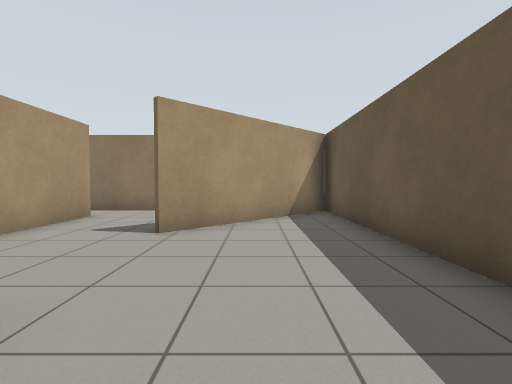
[1] (above)

16 first-person views from a walk through a robot-simulator world made for Gazebo. The camera is 0.94 m above the floor, tilts 2° down and sees 85° across. The floor is counted in squares, 1 m on a side. Each view is taken from the middle of a square. On the plan, view 1 faces up. The plan holds only what a view shows up to about 11 squares ahead; the rest is blank. The robots in the file are not drawn.

[2]
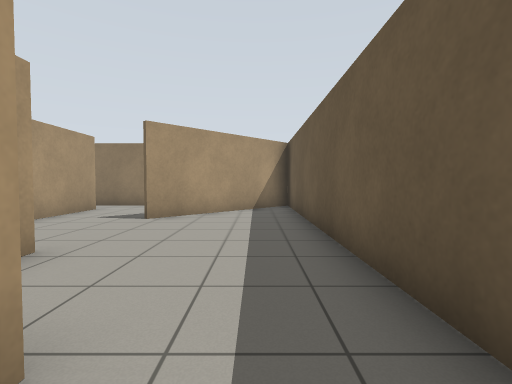

[3]
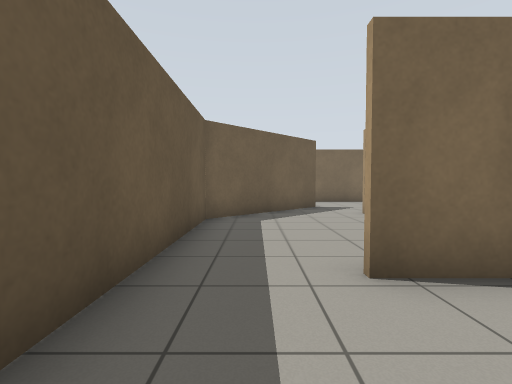

[4]
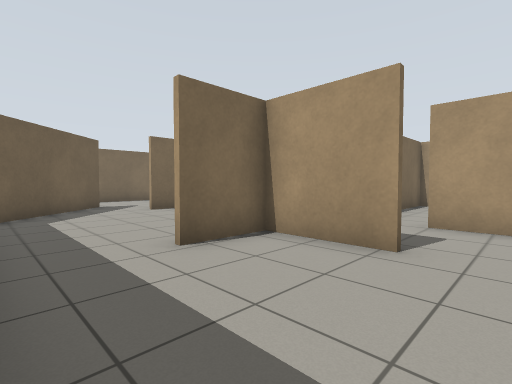

[5]
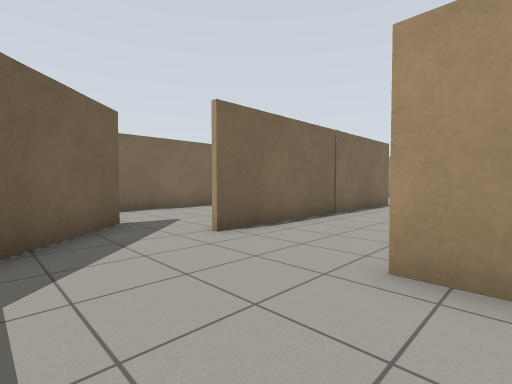

[6]
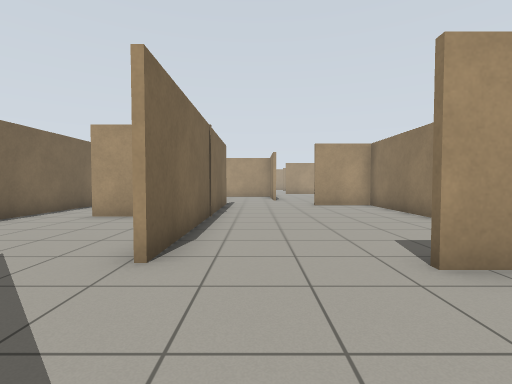

[7]
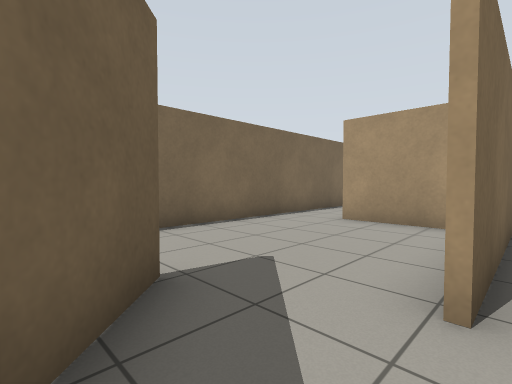

[8]
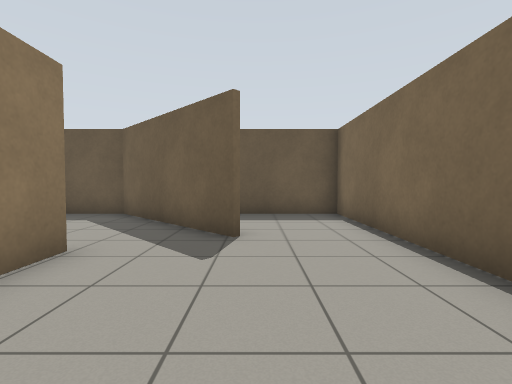

[9]
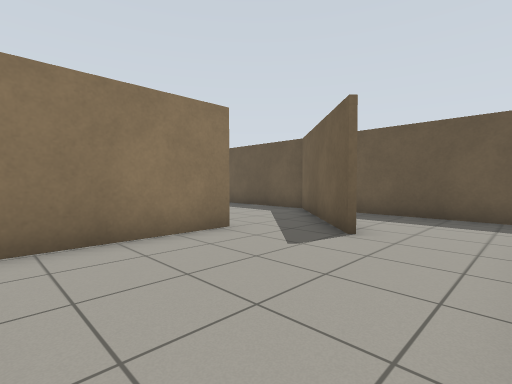

[10]
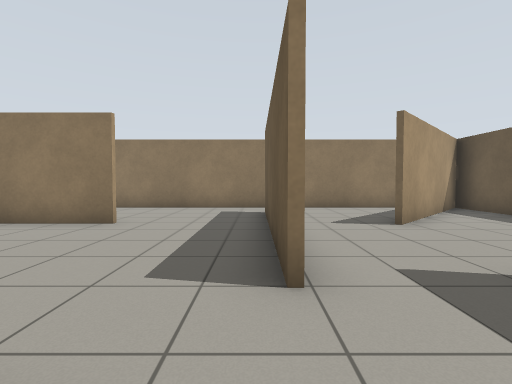

[11]
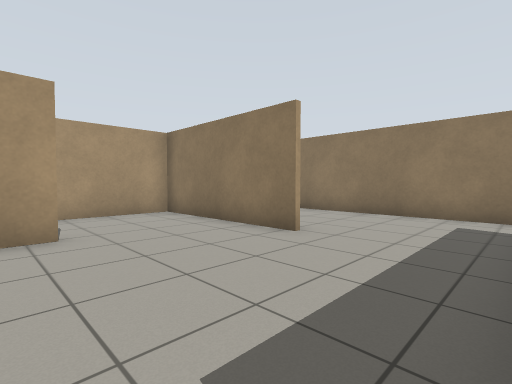

[12]
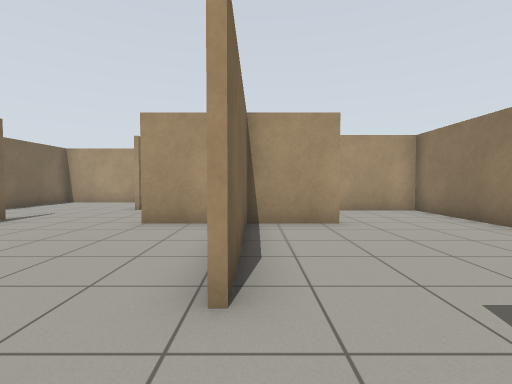

[13]
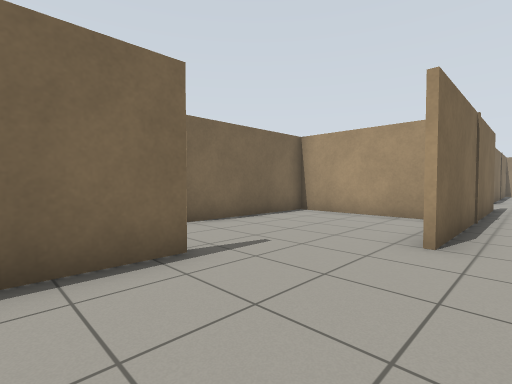

[14]
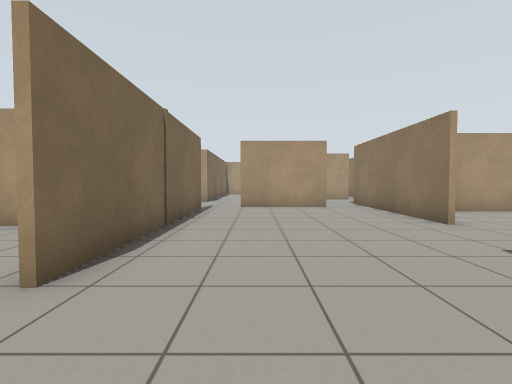

[15]
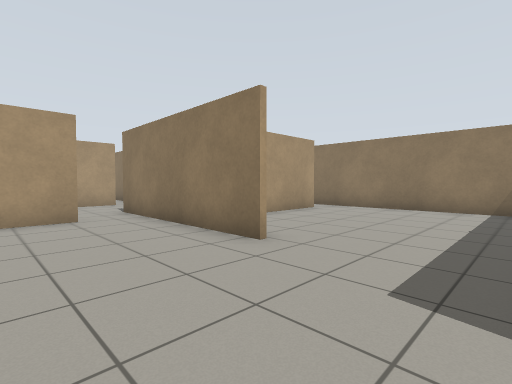

[16]
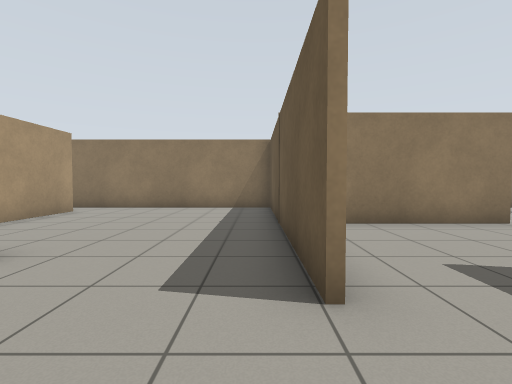

### Floor plan
Ten units are one square. View 1 is at (0, 0); x grows to the right and y downward. Boxes are objects, and circles mark ways between rooms. Rooms are numbered by the first view taken in them; rooms with no view inside come last. Other rooms are left out.
<svg viewBox="-237 -98 265 217">
<path fill="none" stroke="#000" d="M-20 -17 -20 7 0 7M-46 -27 -46 -14M-20 20 -20 31M-46 -77 -46 -49M2 -93 -45 -93M-13 86 23 51 23 -92 -19 -50M-21 64 -59 64M-66 71 -66 95M-64 114 23 114 23 70M-103 10 -103 26M-135 -10 -135 -90M-110 63 -21 63M-170 49 -170 88 -124 88M-171 -23 -232 -23M-62 3 -101 3M-209 40 -134 40M-216 -7 -216 26M-102 114 -64 114M-134 -93 -196 -93M-199 -81 -199 -44M-81 -53 -133 -53 -133 -24M-103 -20 -103 2 -60 2M-47 -14 -47 -76M-45 -93 -110 -93"/>
<circle cx="-20" cy="70" r="3" fill="#2a7"/>
<circle cx="-25" cy="45" r="3" fill="#2a7"/>
<circle cx="-35" cy="-5" r="3" fill="#2a7"/>
<circle cx="-50" cy="-85" r="3" fill="#2a7"/>
<circle cx="-70" cy="105" r="3" fill="#2a7"/>
<circle cx="-115" cy="-15" r="3" fill="#2a7"/>
<circle cx="-60" cy="-5" r="3" fill="#2a7"/>
<text x="-10" y="-20">1</text>
<text x="-20" y="90">2</text>
<text x="-130" y="20">3</text>
<text x="-80" y="-50">4</text>
</svg>
Room 1 opens to room 2. Room 1 opens to room 3. Room 1 opens to room 4. Room 2 opens to room 3. Room 3 opens to room 4.

Where each view was taken, in squares from view 1:
view 1: 0 up, 0 right, facing up
view 2: 2 down, 1 right, facing up
view 3: 2 up, 1 right, facing down
view 4: 3 up, 2 right, facing down-left
view 5: 2 down, 1 right, facing down-left
view 6: 5 down, 1 right, facing left
view 7: 6 down, 0 right, facing down-left
view 8: 9 down, 6 left, facing right
view 9: 11 down, 6 left, facing up-right
view 10: 1 down, 5 left, facing up
view 11: 1 up, 5 left, facing up-left
view 12: 0 up, 4 left, facing left
view 13: 3 down, 9 left, facing down-left
view 14: 2 down, 11 left, facing left
view 15: 1 down, 14 left, facing up-left
view 16: 1 down, 14 left, facing up
